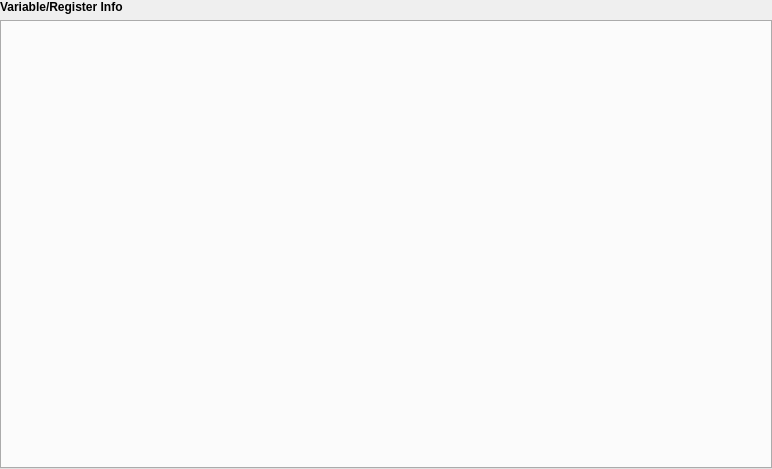
<?xml version="1.0" encoding="UTF-8"?>
<ui version="4.0">
 <class>SeerVariableManagerWidgetForm</class>
 <widget class="QWidget" name="SeerVariableManagerWidgetForm">
  <property name="geometry">
   <rect>
    <x>0</x>
    <y>0</y>
    <width>772</width>
    <height>469</height>
   </rect>
  </property>
  <property name="windowTitle">
   <string>Form</string>
  </property>
  <layout class="QGridLayout" name="gridLayout">
   <property name="leftMargin">
    <number>0</number>
   </property>
   <property name="topMargin">
    <number>0</number>
   </property>
   <property name="rightMargin">
    <number>0</number>
   </property>
   <property name="bottomMargin">
    <number>0</number>
   </property>
   <property name="horizontalSpacing">
    <number>3</number>
   </property>
   <item row="0" column="0">
    <widget class="QLabel" name="label">
     <property name="styleSheet">
      <string notr="true">font-weight: bold;</string>
     </property>
     <property name="text">
      <string>Variable/Register Info</string>
     </property>
     <property name="textFormat">
      <enum>Qt::PlainText</enum>
     </property>
    </widget>
   </item>
   <item row="1" column="0">
    <widget class="QDetachTabWidget" name="tabWidget">
     <property name="currentIndex">
      <number>-1</number>
     </property>
    </widget>
   </item>
  </layout>
 </widget>
 <customwidgets>
  <customwidget>
   <class>QDetachTabWidget</class>
   <extends>QTabWidget</extends>
   <header location="global">QDetachTabWidget.h</header>
   <container>1</container>
  </customwidget>
 </customwidgets>
 <resources/>
 <connections/>
</ui>
